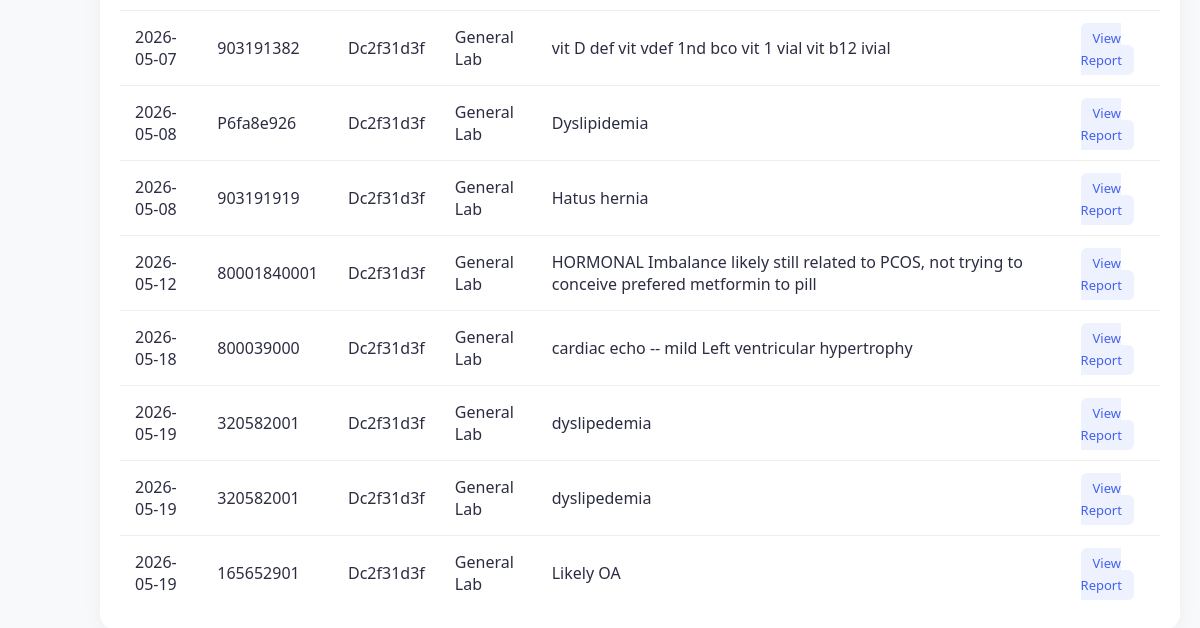
/view_lab_results (signed in, lower part), run on an earlier commit of the app's database.
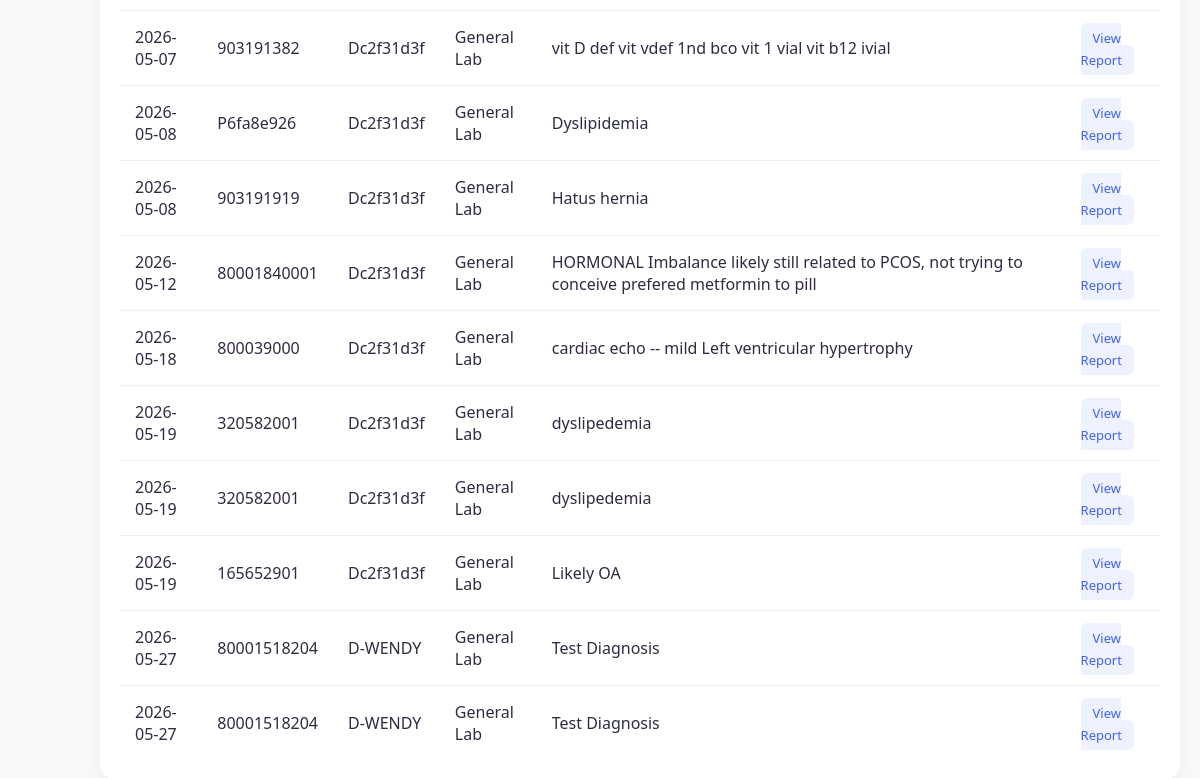
And on a later commit of the database.
### tables this page shows
CREATE TABLE medical_records (
                record_id TEXT PRIMARY KEY,
                patient_id TEXT,
                doctor_id TEXT,
                date TEXT,
                consult_reason TEXT,
                diagnosis TEXT,
                treatment TEXT,
                prescriptions TEXT,
                notes TEXT,
                details TEXT, is_deleted INTEGER DEFAULT 0, deleted_at TEXT,
                FOREIGN KEY (patient_id) REFERENCES patients(patient_id),
                FOREIGN KEY (doctor_id) REFERENCES doctors(doctor_id)
            );

### app.py (the view)
@app.route('/view_lab_results')
def view_lab_results():
    lab_records = hms.get_lab_records()
    return render_template('view_lab_results.html', medical_records=lab_records, active_page='lab_results')

### app.py (called while the page is built)
@app.before_request
def require_login():
    allowed_routes = ['login', 'register', 'static']
    if request.endpoint not in allowed_routes and 'user_id' not in session:
        return redirect(url_for('login'))

@app.context_processor
def inject_user():
    username = session.get('username')
    role = session.get('role')
    unread = 0
    if username:
        unread = hms.get_unread_count(username, role)
    return dict(current_user=username, current_role=role, unread_messages_count=unread, hms=hms)

### database/db_manager.py (called while the page is built)
    def get_connection(self):
        conn = sqlite3.connect(self.db_file)
        conn.row_factory = sqlite3.Row
        return conn

### main.py (called while the page is built)
    def get_unread_count(self, user_id: str, role: str) -> int:
        conn = self.db.get_connection()
        cursor = conn.cursor()
        cursor.execute("""
            SELECT COUNT(*) FROM messages
            WHERE is_read = 0 AND (recipient_id = ? OR recipient_id = ? OR recipient_id = 'all')
        """, (user_id, role))
        count = cursor.fetchone()[0]
        conn.close()
        return count

### templates/view_lab_results.html (shortened to what this page needs)
<!DOCTYPE html>
<html lang="en">
<head>
    <link rel="stylesheet" href="{{ url_for('static', filename='style.css') }}">
    <link rel="stylesheet" href="https://cdnjs.cloudflare.com/ajax/libs/font-awesome/6.4.0/css/all.min.css">
</head>
<body>
    <div class="container" >
        <main class="main-content" >
            <div class="table-container">
                {% if medical_records %}
                <table>
                    <tbody>
                        {% for record in medical_records %}
                        <tr>
                            <td>{{ record.date }}</td>
                            <td>{{ record.patient_id }}</td>
                            <td>{{ record.doctor_id }}</td>
                            <td>
                                {% if 'blood' in record.consult_reason|lower %}Blood Test
                                {% elif 'urine' in record.consult_reason|lower %}Urine Analysis
                                {% elif 'x-ray' in record.consult_reason|lower %}X-Ray
                                {% else %}General Lab{% endif %}
                            </td>
                            <td>{{ record.diagnosis }}</td>
                            <td>
                                <a href="#" class="btn-view">View Report</a>
                            </td>
                        </tr>
                        {% endfor %}
                    </tbody>
                </table>
                {% else %}
                <div style="text-align: center; padding: 50px; color: #888;">
                    <i class="fas fa-flask" style="font-size: 48px; margin-bottom: 20px; color: #ddd;"></i>
                    <h3>No lab results found</h3>
                    <p>Records with "Lab", "Blood", or "Test" in their details will appear here.</p>
                </div>
                {% endif %}
            </div>
        </main>
    </div>
</body>
</html>

What changed in the data, as far as the page shows it:
added medical_records: date "2026-05-27", patient_id "80001518204", doctor_id "D-WENDY", consult_reason "General Lab", diagnosis "Test Diagnosis"
added medical_records: date "2026-05-27", patient_id "80001518204", doctor_id "D-WENDY", consult_reason "General Lab", diagnosis "Test Diagnosis"
